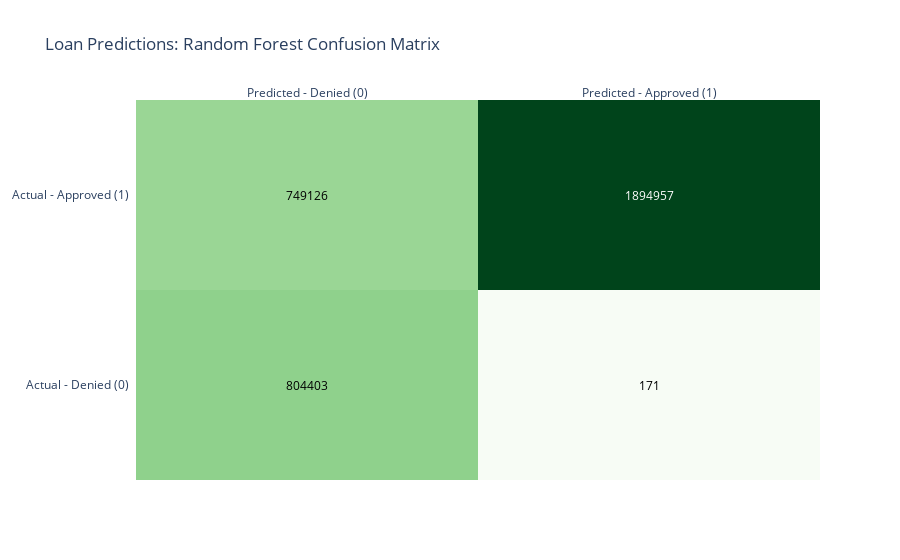

Notebook source saved alongside this figure:
### Code cell
make_heatmap(rf_result['matrix'], 'Random Forest Confusion Matrix', 'Greens')

### Figure 1 — Plotly figure (JSON) as saved in the notebook; plotly's stock layout.template omitted (floating-point values rounded to 4 significant figures)
{"data": [{"colorscale": [[0, "rgb(247,252,245)"], [0.125, "rgb(229,245,224)"], [0.25, "rgb(199,233,192)"], [0.375, "rgb(161,217,155)"], [0.5, "rgb(116,196,118)"], [0.625, "rgb(65,171,93)"], [0.75, "rgb(35,139,69)"], [0.875, "rgb(0,109,44)"], [1, "rgb(0,68,27)"]], "reversescale": false, "showscale": false, "type": "heatmap", "x": ["Predicted - Denied (0)", "Predicted - Approved (1)"], "y": ["Actual - Denied (0)", "Actual - Approved (1)"], "z": [[804403, 171], [749126, 1894957]]}], "layout": {"annotations": [{"font": {"color": "#000000"}, "showarrow": false, "text": "804403", "x": "Predicted - Denied (0)", "xref": "x", "y": "Actual - Denied (0)", "yref": "y"}, {"font": {"color": "#000000"}, "showarrow": false, "text": "171", "x": "Predicted - Approved (1)", "xref": "x", "y": "Actual - Denied (0)", "yref": "y"}, {"font": {"color": "#000000"}, "showarrow": false, "text": "749126", "x": "Predicted - Denied (0)", "xref": "x", "y": "Actual - Approved (1)", "yref": "y"}, {"font": {"color": "#FFFFFF"}, "showarrow": false, "text": "1894957", "x": "Predicted - Approved (1)", "xref": "x", "y": "Actual - Approved (1)", "yref": "y"}], "title": {"text": "Loan Predictions: Random Forest Confusion Matrix"}, "xaxis": {"dtick": 1, "gridcolor": "rgb(0, 0, 0)", "side": "top", "ticks": ""}, "yaxis": {"dtick": 1, "ticks": "", "ticksuffix": "  "}}}
